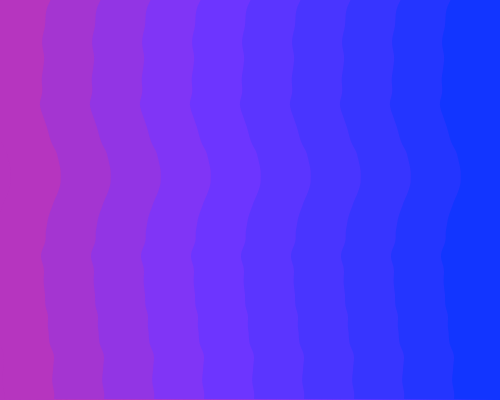
Frame 1 (no input)
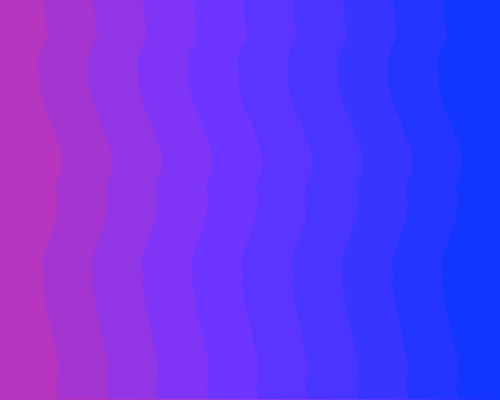
Frame 60 (no input)
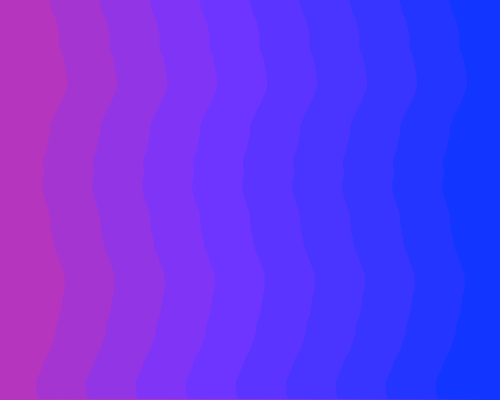
Frame 120 (the mouse pressed at the canvas centre since frame 60)

The p5.js sketch that drew these frames (run headless with seeded random() and noise() and a simulated clock; from frame 60 on, the mouse is pressed at the canvas centre):

// p5.js sketch
// ── sketch.js
noiseChange = 0.01;
noiseOffset = 0.2;
lineWidth = 60;
numLines = 10;
coords = [];
col1 = 0;
col2 = 80;
col3 = 133;

function setup() {
  col1 = random(0, 255);
  col2 = random(0, 255);
  col3 = random(0, 255);
  createCanvas(500, 400);
  frameRate(24);
  createLine();
}

function draw() {
  createLine(noiseOffset);
  background(col1, col2, col3);
  noStroke();
  //stroke(255, 255, 255);
  strokeWeight(2);
  for (j = 0; j < numLines; j++) {
    fill(col1 - j * (col1 / numLines), col2, col3 + j * (col1 / numLines))
    beginShape();
    vertex(width, 0)
    for(i = 0; i < height; i++){
      x = j*(width / numLines);
      vertex(x+coords[i][0], i);
    }
    vertex(width, height);
    endShape(CLOSE);
  }
  noiseOffset+=0.05;
}

function createLine(noiseOffset){
  for (i = 0, noiseVal = noiseOffset; i < height; i++, noiseVal += noiseChange) {
    offset = map(noise(noiseVal, noiseOffset), 0, 1, -lineWidth / 2, lineWidth / 2);
    offset2 = map(noise(noiseVal + noiseChange, noiseOffset), 0, 1, -lineWidth / 2, lineWidth / 2);
    coords[i] = [offset, offset2];
  }
}
